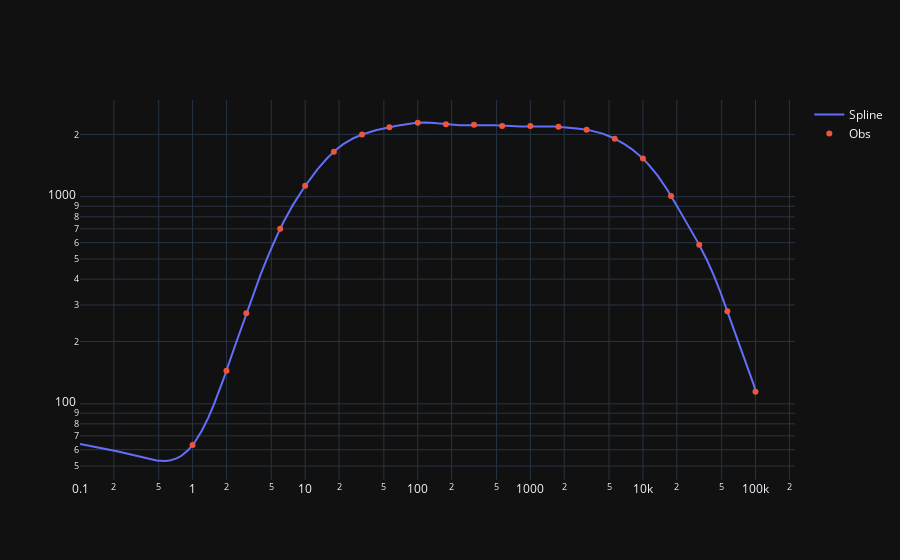

The notebook cell saved with this chart:
### Code cell
import plotly.graph_objects as go

f_space = np.logspace(-1, 5, 30000)

fig1 = go.Figure()
fig1.update_layout(
    xaxis_type='log',
    yaxis_type='log',
    template='plotly_dark'
)
fig1.add_trace(go.Scatter(
    x=f_space, y=G_cal_coeff(f_space),
    name='Spline'
))
fig1.add_trace(go.Scatter(
    x=cf_arr, y=obs_G,
    name='Obs',
    mode='markers'
))
fig1.show()

### Figure 1 — Plotly figure (JSON) as saved in the notebook; plotly's stock layout.template omitted (floating-point values rounded to 4 significant figures; data arrays with more than 128 entries replaced by an {"elided": "..."} marker saying what was removed)
{"data": [{"name": "Spline", "type": "scatter", "x": {"elided": "30000 float values"}, "y": {"elided": "30000 float values"}}, {"mode": "markers", "name": "Obs", "type": "scatter", "x": [1, 2, 3, 6, 10, 18, 32, 56, 100, 178, 316, 562, 1000, 1778, 3162, 5623, 10000, 17783, 31623, 56234, 100000], "y": [63.19, 144.4, 274.0, 700.4, 1129.0, 1651.0, 1996.0, 2167.0, 2277.0, 2237.0, 2227.0, 2197.0, 2197.0, 2177.0, 2107.0, 1907.0, 1528.0, 1009.0, 586.1, 279.9, 114.4]}], "layout": {"xaxis": {"type": "log"}, "yaxis": {"type": "log"}}}
